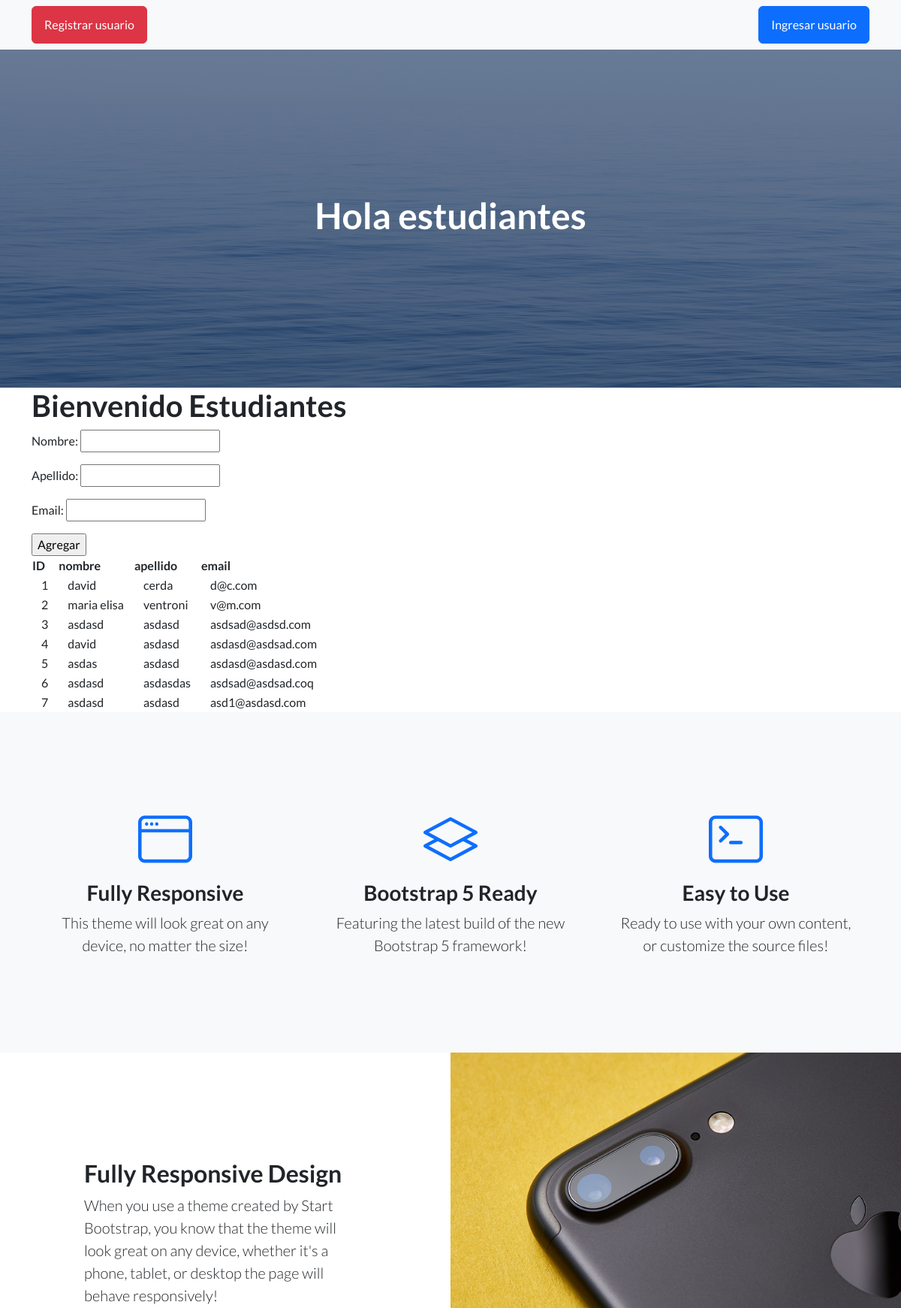
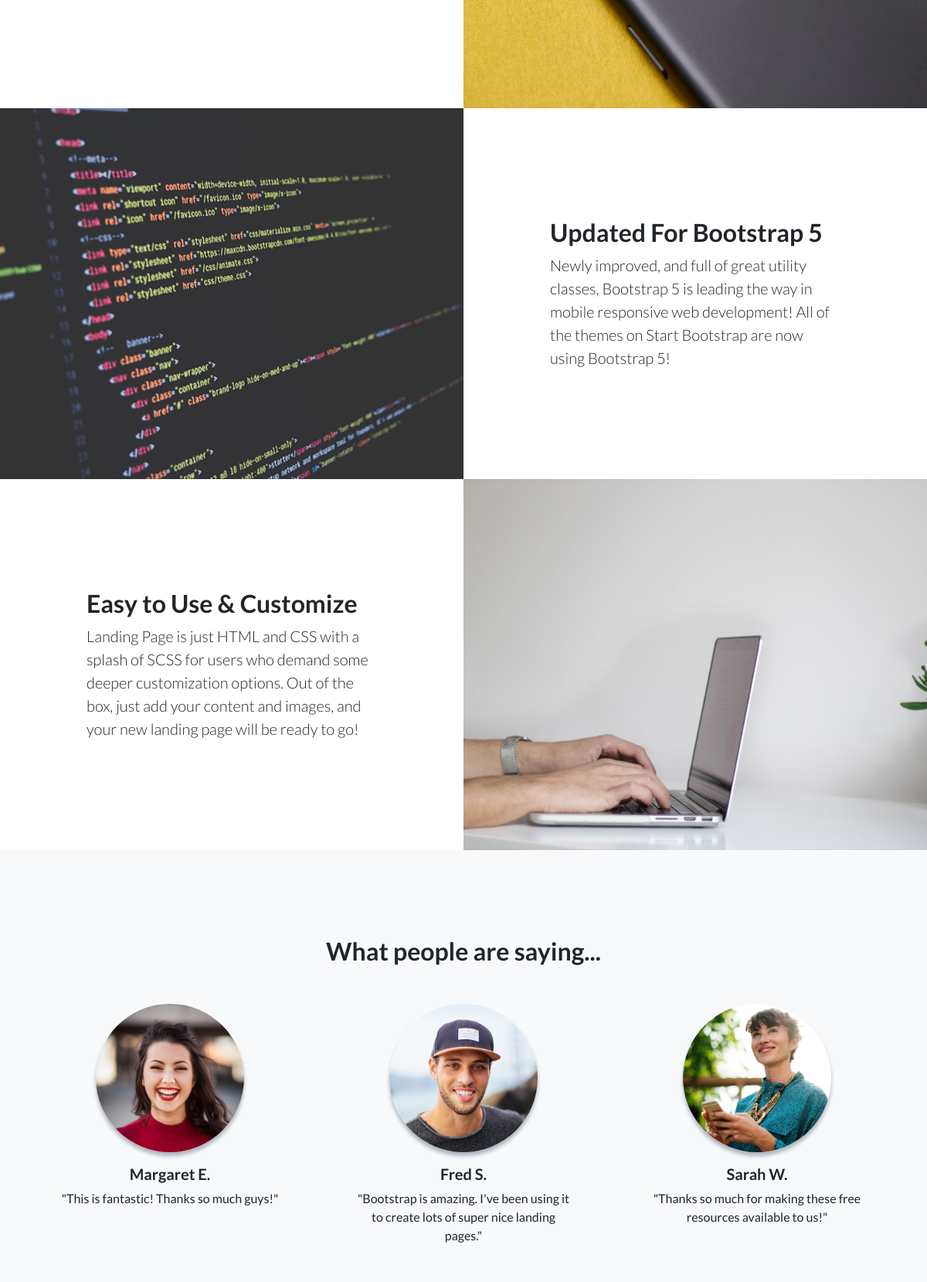
Page /PrimeraApp/estudiantes/ (signed in, upper part) on the committed database (2 pictures, top to bottom).
### PrimeraApp/models.py (models this page shows, shortened)
class Estudiante(models.Model):
    nombre = models.CharField(max_length=30)
    apellido = models.CharField(max_length=30)
    email = models.EmailField()

### PrimeraApp/views.py (the view)
# urls.py: path('estudiantes/' , views.Estudiantes,name="estudiantes"),
@login_required(login_url='login')
def Estudiantes(request):
      if request.method == "POST":
            form = Estudiantesform(request.POST)
            if form.is_valid():
                  estudiante = Estudiante()
                  estudiante.nombre = form.cleaned_data["nombre"]
                  estudiante.apellido = form.cleaned_data["apellido"]
                  estudiante.email = form.cleaned_data["email"]
                  estudiante.save()
                  form = Estudiantesform()
      else:
            form = Estudiantesform()
      estudiantes = Estudiante.objects.all()
      contex = {"estudiantes":estudiantes, "form": form}
      return render (request ,'template/Estudiantes.html',contex)

### PrimeraApp/form.py
class Estudiantesform(forms.Form):
    nombre = forms.CharField(max_length=30)
    apellido = forms.CharField(max_length=30)
    email = forms.EmailField()

### PrimeraApp/template/estudiantes.html (shortened to what this page needs)
{% extends 'template/index.html' %}
{% load static %}
{% block titulo %}
<h1>Hola estudiantes</h1>
{% endblock %}
{% block Cambio %}
<h1>Bienvenido Estudiantes</h1>
<form action="" method="POST">
    {{ form.as_p }}
    <input type="submit" value="Agregar" >
</form>
<table>
    <thead>
        <tr>
            <th>ID</th>
            <th>nombre</th>
            <th>apellido</th>
            <th>email</th>
        </tr>
    </thead>
    <tbody>
        {% for estudiante in estudiantes %}
        <tr>
            <td>
                <div class="container">
                {{ estudiante.id }}
                </div>
            </td>
            <td>
                <div class="container">
                {{ estudiante.nombre }}
                </div>
            </td>
            <td>
                <div class="container">
                {{ estudiante.apellido }}
                </div>
            </td>
            <td>
                <div class="container">
                {{ estudiante.email }}
                </div>
            </td>
        </tr>
        {% endfor %}
    </tbody>
</table>
{% endblock %}

### rows in the picture
Estudiante: id "1", nombre "david", apellido "cerda", email "d@c.com"
Estudiante: id "2", nombre "maria elisa", apellido "ventroni", email "v@m.com"
Estudiante: id "3", nombre "asdasd", apellido "asdasd", email "asdsad@asdsd.com"
Estudiante: id "4", nombre "david", apellido "asdasd", email "asdasd@asdsad.com"
Estudiante: id "5", nombre "asdas", apellido "asdasd", email "asdasd@asdasd.com"
Estudiante: id "6", nombre "asdasd", apellido "asdasdas", email "asdsad@asdsad.coq"
Estudiante: id "7", nombre "asdasd", apellido "asdasd", email "asd1@asdasd.com"
